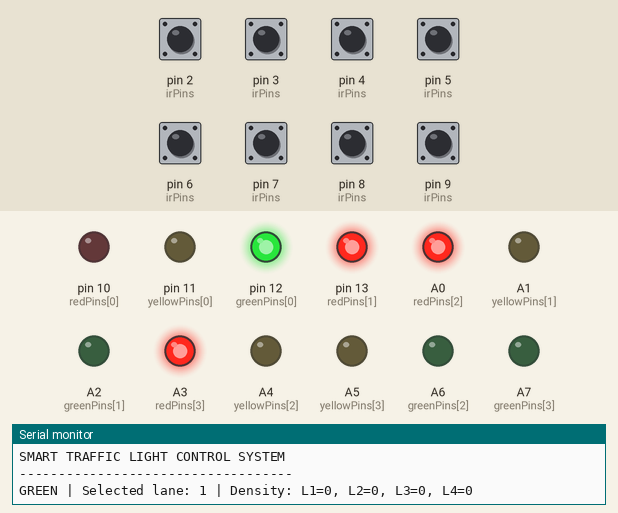
This sketch was run on a simulated Arduino Mega 2560, built with avr-gcc and run on an emulated ATmega2560. Parts: output pins drawn as LEDs (lit = HIGH), the last lines printed to the serial monitor. Inputs (shaded band) come from the test bench; at power-on: pin 2 (irPins), pin 3 (irPins), pin 4 (irPins), pin 5 (irPins), pin 6 (irPins), pin 7 (irPins), pin 8 (irPins), pin 9 (irPins) HIGH.

Above: at 1.2 s.
1.3 s: pin 8 (irPins) driven LOW
At 13.3 s:
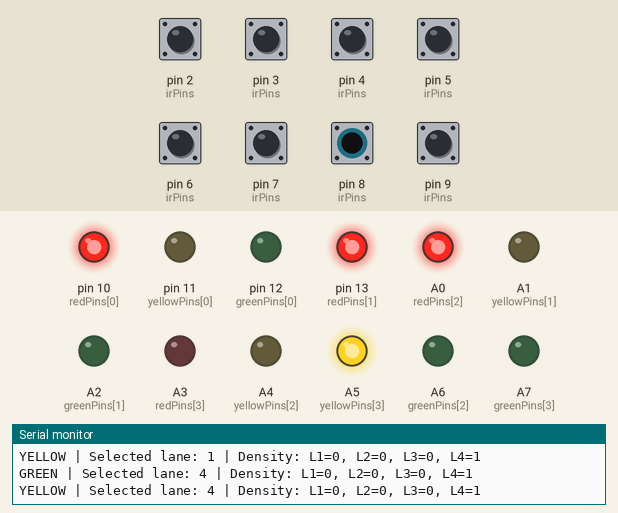
16.0 s: pin 4 (irPins) driven LOW
At 22.5 s:
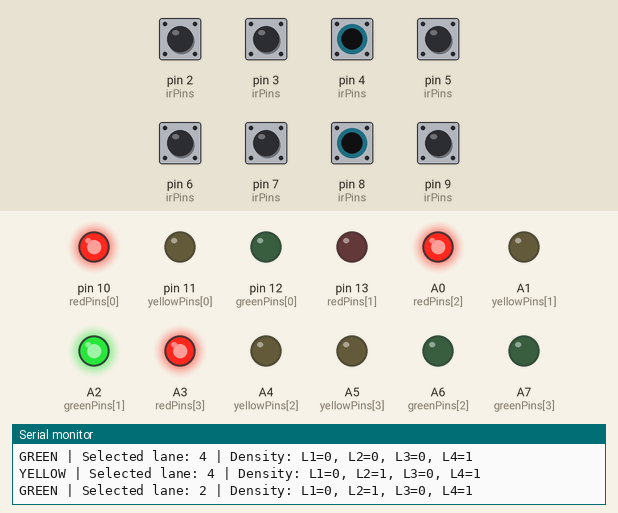
37.0 s: pin 6 (irPins) driven LOW
At 41.7 s:
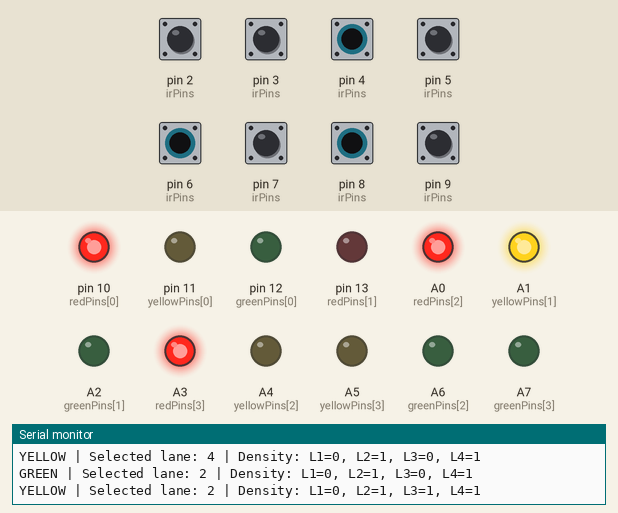
52.5 s: pin 2 (irPins) driven LOW
At 62.5 s:
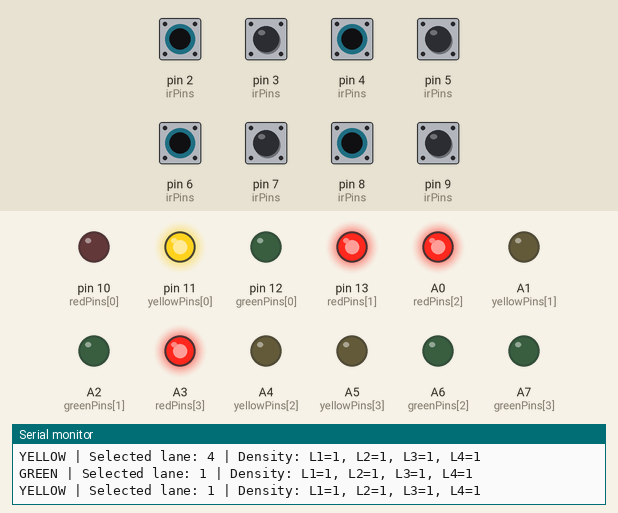
Timing chart, 0 to 64.0 s (numbered marks = the images above; inputs shaded):
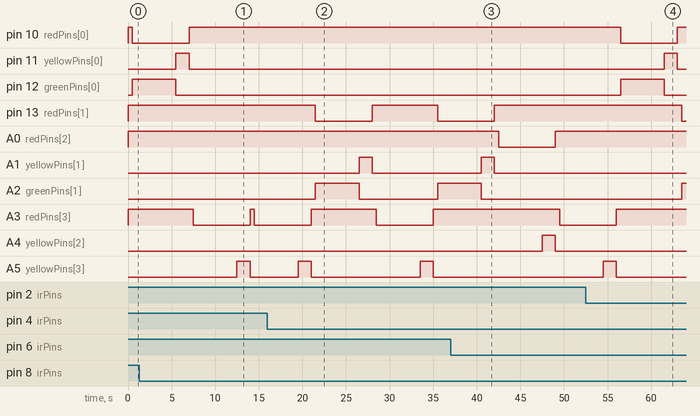

The sketch:

smart_traffic_light_mega.ino
```cpp
/*
  Smart Traffic Light Control System
  Simulation-oriented Arduino project based on the supplied internship brief.

  4 lanes are represented by 2 IR-sensor inputs per lane.
  Each sensor represents one vehicle-detection point:
    LOW = vehicle detected
    HIGH = no vehicle

  Density score = number of active sensors in the lane (0..2).
  The controller gives the green signal to the lane with the highest density.
  Ties are resolved round-robin to provide fairness.

  For a real prototype, replace the simulated inputs with IR/ultrasonic sensors.
*/

const byte NUM_LANES = 4;

// Each lane has two simulated IR sensors.
const byte irPins[NUM_LANES][2] = {
  {2, 3},   // Lane 1
  {4, 5},   // Lane 2
  {6, 7},   // Lane 3
  {8, 9}    // Lane 4
};

// LED pins: Red, Yellow, Green for each lane.
const byte redPins[NUM_LANES]    = {10, 13, A0, A3};
const byte yellowPins[NUM_LANES] = {11, A1, A4, A5};
const byte greenPins[NUM_LANES]  = {12, A2, A6, A7};

// Timing
const unsigned long GREEN_TIME = 5000;
const unsigned long YELLOW_TIME = 1500;
const unsigned long ALL_RED_TIME = 500;

enum Phase { GREEN_PHASE, YELLOW_PHASE, ALL_RED_PHASE };
Phase phase = ALL_RED_PHASE;

byte activeLane = 0;
byte nextLane = 0;
unsigned long phaseStart = 0;

int density[NUM_LANES] = {0, 0, 0, 0};

void setup() {
  Serial.begin(9600);

  for (byte lane = 0; lane < NUM_LANES; lane++) {
    for (byte s = 0; s < 2; s++) {
      pinMode(irPins[lane][s], INPUT_PULLUP);
    }

    pinMode(redPins[lane], OUTPUT);
    pinMode(yellowPins[lane], OUTPUT);
    pinMode(greenPins[lane], OUTPUT);
  }

  allRed();
  phaseStart = millis();

  Serial.println("SMART TRAFFIC LIGHT CONTROL SYSTEM");
  Serial.println("-----------------------------------");
}

void loop() {
  readTrafficDensity();

  unsigned long elapsed = millis() - phaseStart;

  if (phase == ALL_RED_PHASE) {
    if (elapsed >= ALL_RED_TIME) {
      activeLane = selectLane();
      setGreen(activeLane);
      phase = GREEN_PHASE;
      phaseStart = millis();
      printStatus("GREEN");
    }
  }
  else if (phase == GREEN_PHASE) {
    if (elapsed >= GREEN_TIME) {
      setYellow(activeLane);
      phase = YELLOW_PHASE;
      phaseStart = millis();
      printStatus("YELLOW");
    }
  }
  else if (phase == YELLOW_PHASE) {
    if (elapsed >= YELLOW_TIME) {
      allRed();
      phase = ALL_RED_PHASE;
      phaseStart = millis();
      nextLane = (activeLane + 1) % NUM_LANES;
    }
  }
}

// LOW means the simulated IR sensor sees a vehicle.
void readTrafficDensity() {
  for (byte lane = 0; lane < NUM_LANES; lane++) {
    density[lane] = 0;
    for (byte s = 0; s < 2; s++) {
      if (digitalRead(irPins[lane][s]) == LOW) {
        density[lane]++;
      }
    }
  }
}

// Highest density wins.
// Round-robin tie-breaking prevents one lane from starving.
byte selectLane() {
  int maxDensity = -1;

  for (byte i = 0; i < NUM_LANES; i++) {
    if (density[i] > maxDensity) {
      maxDensity = density[i];
    }
  }

  for (byte offset = 0; offset < NUM_LANES; offset++) {
    byte lane = (nextLane + offset) % NUM_LANES;
    if (density[lane] == maxDensity) {
      return lane;
    }
  }

  return 0;
}

void allRed() {
  for (byte lane = 0; lane < NUM_LANES; lane++) {
    digitalWrite(redPins[lane], HIGH);
    digitalWrite(yellowPins[lane], LOW);
    digitalWrite(greenPins[lane], LOW);
  }
}

void setGreen(byte lane) {
  for (byte i = 0; i < NUM_LANES; i++) {
    digitalWrite(redPins[i], i == lane ? LOW : HIGH);
    digitalWrite(yellowPins[i], LOW);
    digitalWrite(greenPins[i], i == lane ? HIGH : LOW);
  }
}

void setYellow(byte lane) {
  for (byte i = 0; i < NUM_LANES; i++) {
    digitalWrite(redPins[i], i == lane ? LOW : HIGH);
    digitalWrite(yellowPins[i], i == lane ? HIGH : LOW);
    digitalWrite(greenPins[i], LOW);
  }
}

void printStatus(const char* state) {
  Serial.print(state);
  Serial.print(" | Selected lane: ");
  Serial.print(activeLane + 1);
  Serial.print(" | Density: ");

  for (byte lane = 0; lane < NUM_LANES; lane++) {
    Serial.print("L");
    Serial.print(lane + 1);
    Serial.print("=");
    Serial.print(density[lane]);
    if (lane < NUM_LANES - 1) Serial.print(", ");
  }

  Serial.println();
}
```

Measured:
- after the input at 1.3 s, pin 13 (redPins[1]): stays HIGH (without the input it goes to LOW after 6.2 s); A0 (redPins[2]): stays HIGH (without the input it goes to LOW after 13.2 s)
- after the input at 16.0 s, pin 13 (redPins[1]): HIGH → LOW after 5.5 s, → HIGH 6.5 s later, → LOW 7.5 s later; A1 (yellowPins[1]): LOW → HIGH after 10.5 s, → LOW 1.5 s later; A2 (greenPins[1]): LOW → HIGH after 5.5 s, → LOW 5.0 s later, → HIGH 9.0 s later; A5 (yellowPins[3]): LOW → HIGH after 17.5 s, → LOW 1.5 s later
- after the input at 37.0 s, pin 13 (redPins[1]): goes on until 42.0 s, then stays HIGH; A0 (redPins[2]): HIGH → LOW after 5.5 s, → HIGH 6.5 s later; A2 (greenPins[1]): goes on until 40.5 s, then stays LOW; A4 (yellowPins[2]): LOW → HIGH after 10.5 s, → LOW 1.5 s later; A5 (yellowPins[3]): stays LOW (without the input it goes to HIGH after 10.5 s)
- after the input at 52.5 s, pin 10 (redPins[0]): HIGH → LOW after 4.0 s, → HIGH 6.5 s later; pin 11 (yellowPins[0]): LOW → HIGH after 9.0 s, → LOW 1.5 s later
